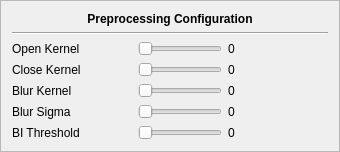
         <widget class="QFrame" name="frame_2">
          <property name="frameShape">
           <enum>QFrame::StyledPanel</enum>
          </property>
          <property name="frameShadow">
           <enum>QFrame::Raised</enum>
          </property>
          <layout class="QVBoxLayout" name="verticalLayout_3">
           <item>
            <widget class="QLabel" name="label_14">
             <property name="maximumSize">
              <size>
               <width>16777215</width>
               <height>18</height>
              </size>
             </property>
             <property name="font">
              <font>
               <weight>75</weight>
               <bold>true</bold>
              </font>
             </property>
             <property name="text">
              <string>Preprocessing Configuration</string>
             </property>
             <property name="alignment">
              <set>Qt::AlignCenter</set>
             </property>
            </widget>
           </item>
           <item>
            <widget class="Line" name="line_2">
             <property name="orientation">
              <enum>Qt::Horizontal</enum>
             </property>
            </widget>
           </item>
           <item>
            <layout class="QHBoxLayout" name="horizontalLayout_8">
             <item>
              <widget class="QLabel" name="label_15">
               <property name="minimumSize">
                <size>
                 <width>120</width>
                 <height>0</height>
                </size>
               </property>
               <property name="maximumSize">
                <size>
                 <width>120</width>
                 <height>16777215</height>
                </size>
               </property>
               <property name="text">
                <string>Open Kernel</string>
               </property>
               <property name="alignment">
                <set>Qt::AlignLeading|Qt::AlignLeft|Qt::AlignVCenter</set>
               </property>
              </widget>
             </item>
             <item>
              <widget class="QSlider" name="in_open_kernel">
               <property name="minimum">
                <number>1</number>
               </property>
               <property name="maximum">
                <number>20</number>
               </property>
               <property name="pageStep">
                <number>2</number>
               </property>
               <property name="orientation">
                <enum>Qt::Horizontal</enum>
               </property>
              </widget>
             </item>
             <item>
              <widget class="QLabel" name="val_open_kernel">
               <property name="minimumSize">
                <size>
                 <width>100</width>
                 <height>0</height>
                </size>
               </property>
               <property name="maximumSize">
                <size>
                 <width>100</width>
                 <height>16777215</height>
                </size>
               </property>
               <property name="text">
                <string>0</string>
               </property>
               <property name="alignment">
                <set>Qt::AlignLeading|Qt::AlignLeft|Qt::AlignVCenter</set>
               </property>
              </widget>
             </item>
            </layout>
           </item>
           <item>
            <layout class="QHBoxLayout" name="horizontalLayout_9">
             <item>
              <widget class="QLabel" name="label_16">
               <property name="minimumSize">
                <size>
                 <width>120</width>
                 <height>0</height>
                </size>
               </property>
               <property name="maximumSize">
                <size>
                 <width>120</width>
                 <height>16777215</height>
                </size>
               </property>
               <property name="text">
                <string>Close Kernel</string>
               </property>
               <property name="alignment">
                <set>Qt::AlignLeading|Qt::AlignLeft|Qt::AlignVCenter</set>
               </property>
              </widget>
             </item>
             <item>
              <widget class="QSlider" name="in_close_kernel">
               <property name="minimum">
                <number>1</number>
               </property>
               <property name="maximum">
                <number>20</number>
               </property>
               <property name="pageStep">
                <number>2</number>
               </property>
               <property name="orientation">
                <enum>Qt::Horizontal</enum>
               </property>
              </widget>
             </item>
             <item>
              <widget class="QLabel" name="val_close_kernel">
               <property name="minimumSize">
                <size>
                 <width>100</width>
                 <height>0</height>
                </size>
               </property>
               <property name="maximumSize">
                <size>
                 <width>100</width>
                 <height>16777215</height>
                </size>
               </property>
               <property name="text">
                <string>0</string>
               </property>
               <property name="alignment">
                <set>Qt::AlignLeading|Qt::AlignLeft|Qt::AlignVCenter</set>
               </property>
              </widget>
             </item>
            </layout>
           </item>
           <item>
            <layout class="QHBoxLayout" name="horizontalLayout_10">
             <item>
              <widget class="QLabel" name="label_17">
               <property name="minimumSize">
                <size>
                 <width>120</width>
                 <height>0</height>
                </size>
               </property>
               <property name="maximumSize">
                <size>
                 <width>120</width>
                 <height>16777215</height>
                </size>
               </property>
               <property name="text">
                <string>Blur Kernel</string>
               </property>
               <property name="alignment">
                <set>Qt::AlignLeading|Qt::AlignLeft|Qt::AlignVCenter</set>
               </property>
              </widget>
             </item>
             <item>
              <widget class="QSlider" name="in_blur_kernel">
               <property name="minimum">
                <number>1</number>
               </property>
               <property name="maximum">
                <number>20</number>
               </property>
               <property name="pageStep">
                <number>2</number>
               </property>
               <property name="orientation">
                <enum>Qt::Horizontal</enum>
               </property>
              </widget>
             </item>
             <item>
              <widget class="QLabel" name="val_blur_kernel">
               <property name="minimumSize">
                <size>
                 <width>100</width>
                 <height>0</height>
                </size>
               </property>
               <property name="maximumSize">
                <size>
                 <width>100</width>
                 <height>16777215</height>
                </size>
               </property>
               <property name="text">
                <string>0</string>
               </property>
               <property name="alignment">
                <set>Qt::AlignLeading|Qt::AlignLeft|Qt::AlignVCenter</set>
               </property>
              </widget>
             </item>
            </layout>
           </item>
           <item>
            <layout class="QHBoxLayout" name="horizontalLayout_11">
             <item>
              <widget class="QLabel" name="label_18">
               <property name="minimumSize">
                <size>
                 <width>120</width>
                 <height>0</height>
                </size>
               </property>
               <property name="maximumSize">
                <size>
                 <width>120</width>
                 <height>16777215</height>
                </size>
               </property>
               <property name="text">
                <string>Blur Sigma</string>
               </property>
               <property name="alignment">
                <set>Qt::AlignLeading|Qt::AlignLeft|Qt::AlignVCenter</set>
               </property>
              </widget>
             </item>
             <item>
              <widget class="QSlider" name="in_blur_sigma">
               <property name="minimum">
                <number>1</number>
               </property>
               <property name="maximum">
                <number>100</number>
               </property>
               <property name="singleStep">
                <number>1</number>
               </property>
               <property name="pageStep">
                <number>10</number>
               </property>
               <property name="value">
                <number>1</number>
               </property>
               <property name="orientation">
                <enum>Qt::Horizontal</enum>
               </property>
              </widget>
             </item>
             <item>
              <widget class="QLabel" name="val_blur_sigma">
               <property name="minimumSize">
                <size>
                 <width>100</width>
                 <height>0</height>
                </size>
               </property>
               <property name="maximumSize">
                <size>
                 <width>100</width>
                 <height>16777215</height>
                </size>
               </property>
               <property name="text">
                <string>0</string>
               </property>
               <property name="alignment">
                <set>Qt::AlignLeading|Qt::AlignLeft|Qt::AlignVCenter</set>
               </property>
              </widget>
             </item>
            </layout>
           </item>
           <item>
            <layout class="QHBoxLayout" name="horizontalLayout_12">
             <item>
              <widget class="QLabel" name="label_19">
               <property name="minimumSize">
                <size>
                 <width>120</width>
                 <height>0</height>
                </size>
               </property>
               <property name="maximumSize">
                <size>
                 <width>120</width>
                 <height>16777215</height>
                </size>
               </property>
               <property name="text">
                <string>BI Threshold</string>
               </property>
               <property name="alignment">
                <set>Qt::AlignLeading|Qt::AlignLeft|Qt::AlignVCenter</set>
               </property>
              </widget>
             </item>
             <item>
              <widget class="QSlider" name="in_image_thresh">
               <property name="maximum">
                <number>255</number>
               </property>
               <property name="orientation">
                <enum>Qt::Horizontal</enum>
               </property>
              </widget>
             </item>
             <item>
              <widget class="QLabel" name="val_image_thresh">
               <property name="minimumSize">
                <size>
                 <width>100</width>
                 <height>0</height>
                </size>
               </property>
               <property name="maximumSize">
                <size>
                 <width>100</width>
                 <height>16777215</height>
                </size>
               </property>
               <property name="text">
                <string>0</string>
               </property>
               <property name="alignment">
                <set>Qt::AlignLeading|Qt::AlignLeft|Qt::AlignVCenter</set>
               </property>
              </widget>
             </item>
            </layout>
           </item>
          </layout>
         </widget>
